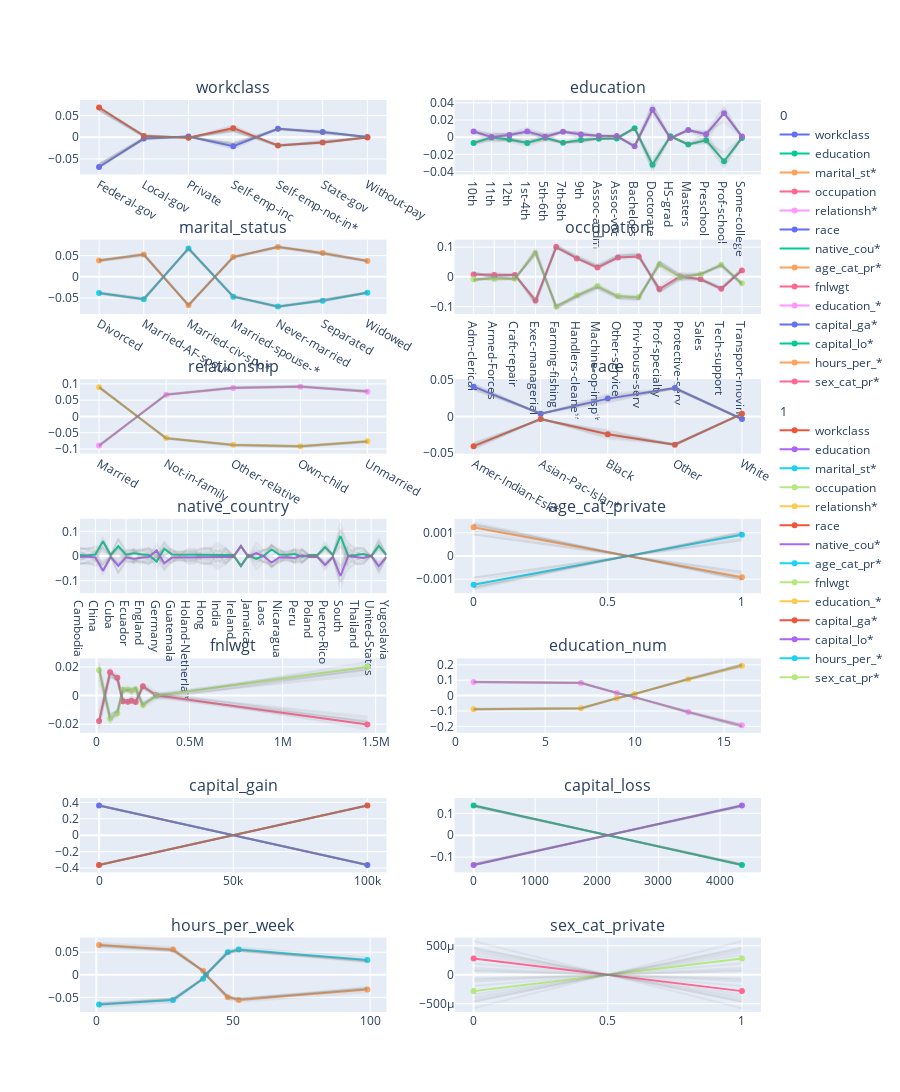

Notebook code cell kept with this figure:
### Code cell
print("ALE results:")
global_explanations["ale"].ipython_plot(class_names=transformer.class_names)
